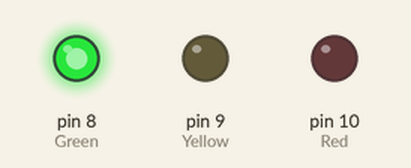
The sketch below on a simulated Arduino Uno, built with avr-gcc and run on an emulated ATmega328P. On the bench: output pins drawn as LEDs (lit = HIGH).

Above: at 1.0 s.
At 2.05 s:
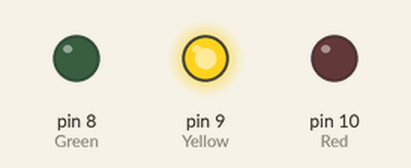
At 2.95 s:
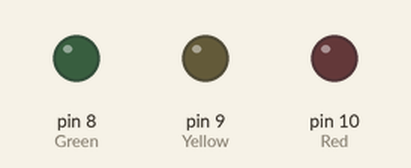
At 5.0 s:
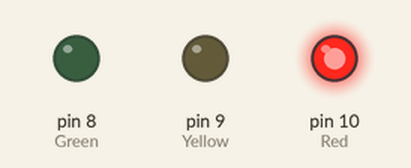
Timing chart, 0 to 7.8 s (numbered marks = the images above):
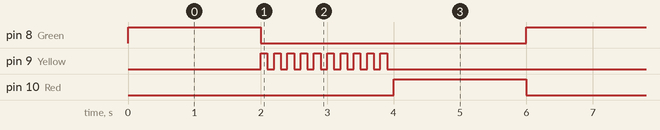

Measured:
- by itself, pin 8 (Green), pin 10 (Red): alternates HIGH for 2.0 s and LOW for 4.0 s
- by itself, pin 9 (Yellow): repeats every 6.0 s: 9 × (LOW 0.10 s, HIGH 0.10 s), LOW 4.1 s, HIGH 0.10 s
- by itself, everything shown: repeats every 6.0 s, in 23 steps

The sketch:

DenGiaoThong.ino
```cpp
// Khai báo các chân I/O sử dụng trong chương trình
int Red=10;
int Yellow=9;
int Green=8;
void setup() {
 pinMode(Red, OUTPUT);
 pinMode(Yellow, OUTPUT);
 pinMode(Green, OUTPUT);
}
void loop() {
 //Bật đèn xanh trong 2 giây
 digitalWrite(Green, HIGH);
 delay(2000);
 digitalWrite(Green, LOW);
 //Nhấp nháy đèn vàng 2 giây
  for (int i=0; i<10; i++){
  digitalWrite(Yellow, HIGH);
  delay(100);
  digitalWrite(Yellow, LOW);
  delay(100);
  }
 digitalWrite(Yellow, LOW);
 //Bật đèn đỏ trong 2 giây
 digitalWrite(Red, HIGH);
 delay(2000);
 digitalWrite(Red, LOW);
}
```
